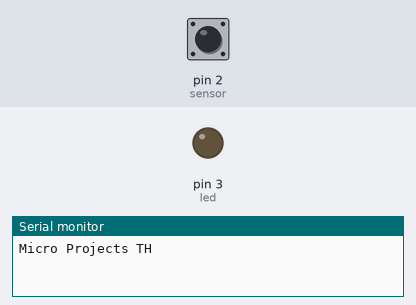
The sketch below on a simulated Arduino Uno, built with avr-gcc and run on an emulated ATmega328P. On the bench: output pins drawn as LEDs (lit = HIGH), the last lines printed to the serial monitor. Inputs (shaded band) come from the test bench; at power-on: pin 2 (sensor) HIGH.

Above: at 1.2 s.
1.3 s: pin 2 (sensor) driven LOW
2.8 s: pin 2 (sensor) pulsed HIGH 2 times (0.12 s each, 0.3 s apart)
At 4.0 s:
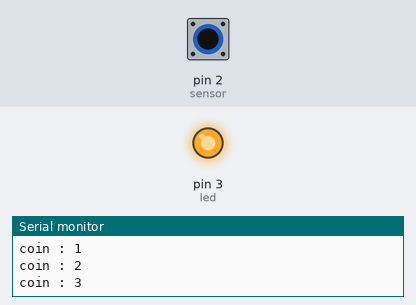
Timing chart, 0 to 5.8 s (numbered marks = the images above; inputs shaded):
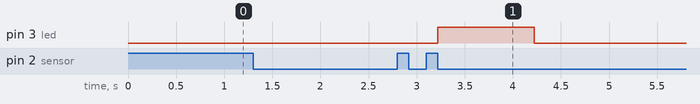

Measured:
- after the input at 2.8 s, pin 3 (led): LOW → HIGH after 0.42 s, → LOW 1.0 s later

The sketch:

coin.ino
```cpp
int sensor = 2;
int led = 3;
boolean isCounter = false;
int coin = 0;

void doCounter() {
  isCounter = true;
}

void setup() {
  pinMode(sensor, INPUT);
  pinMode(led, OUTPUT);
  attachInterrupt(0, doCounter, FALLING); //  interrupt number 0 to pin 2
  Serial.begin(9600);
  Serial.println("Micro Projects TH");
}

void loop() {
  if (isCounter == true) {
    isCounter = false;
    coin++;
    Serial.print("coin : "); Serial.println(coin);
  }
  if (coin == 3 ) {
    digitalWrite(led, HIGH);
    delay(1000);
    digitalWrite(led, LOW);
    coin = 0;
    Serial.print("Reset coin : "); Serial.println(coin);
  }
}
```
